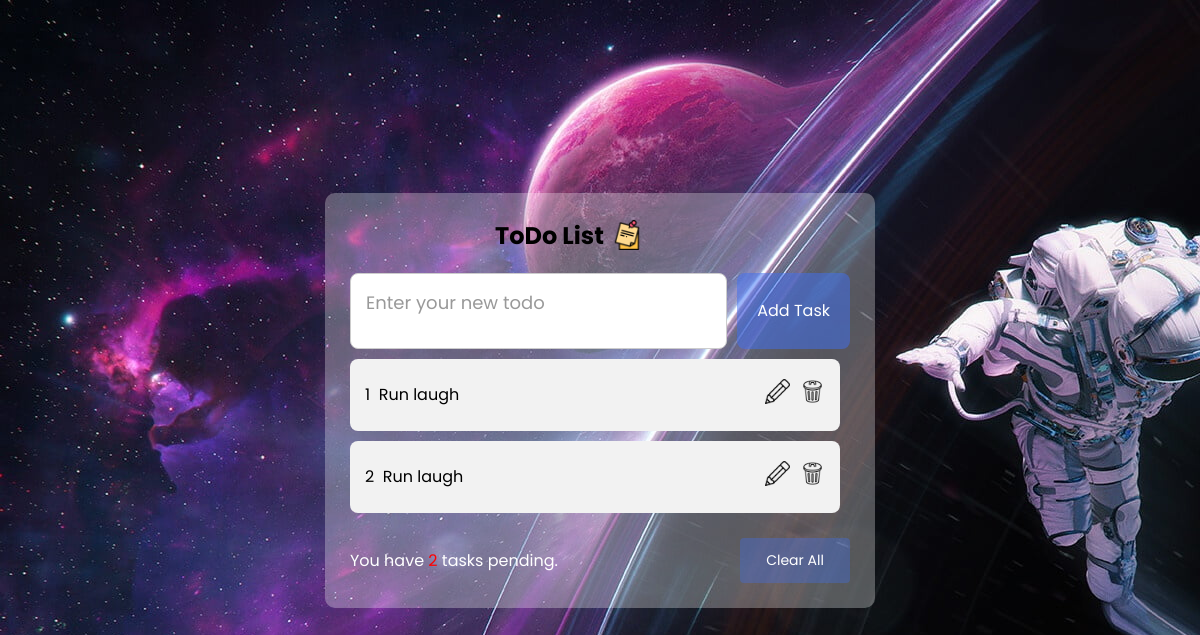
The app's page /, older data.
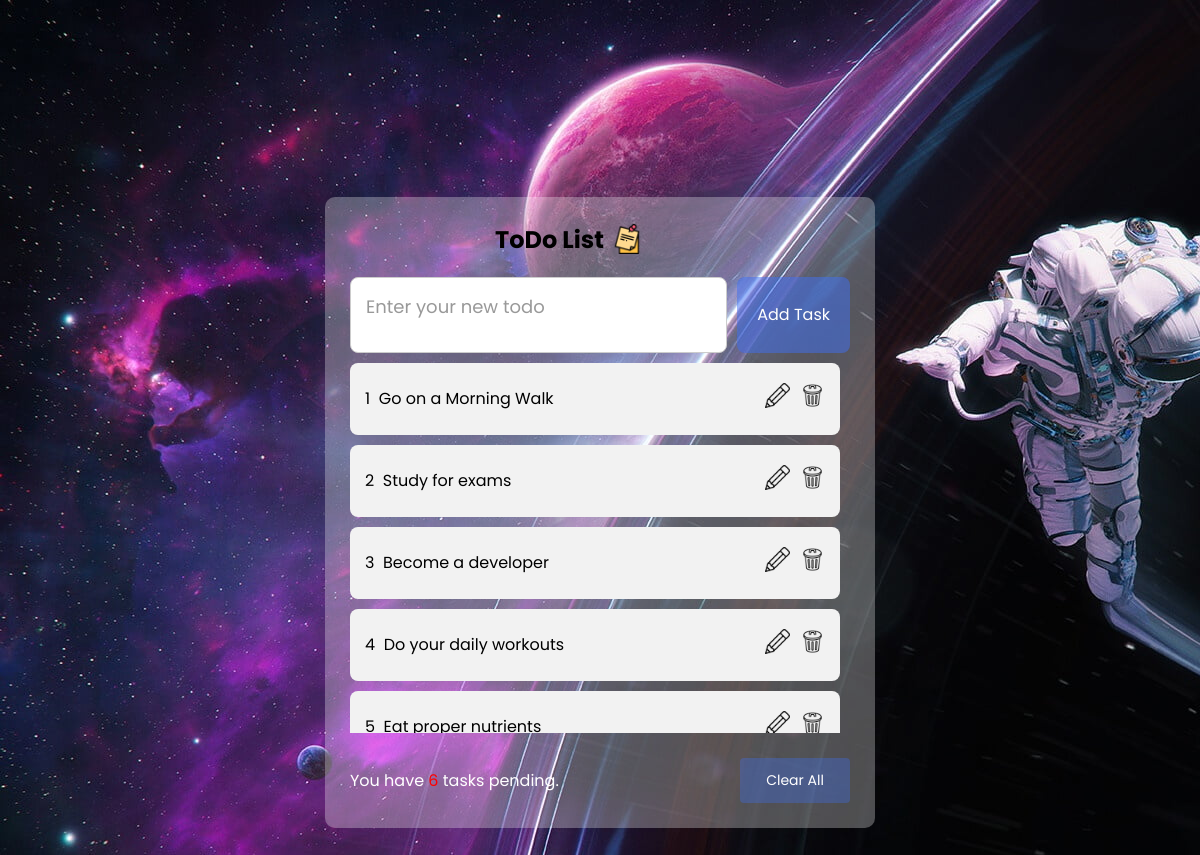
The same page, newer data.
### core/models.py (models this page shows, shortened)
class tasks(models.Model):
    taskname=models.CharField(max_length=400,verbose_name='Taskname',null=True,blank=True)

### core/views.py (the view)
# urls.py: path("",home,name='homepage'),
def home(request):
    datas=tasks.objects.all()
    context={'data':datas}
    if request.method == 'POST':
       task= request.POST.get('task')
       data=tasks.objects.create(taskname=task)
       data.save()
    return render(request,'Todolist.html',context)

### core/templates/Todolist.html (shortened to what this page needs)
{% load static %}
<!DOCTYPE html>
<html lang="en">
<head>
    <link rel="stylesheet" href="{% static 'css/Todo.css' %}">
</head>
<body>
    <form method="POST">
        <div class="container">
            <div class="todo-header">
                <h2>ToDo List</h2>
                <img src="{% static 'images/sticky-notes.png' %}" height="50px" />
            </div>
            <div class="input-field">
                <textarea placeholder="Enter your new todo" name="task" required></textarea>
                <button type="submit" class="add-task-button">Add Task</button>
            </div>
            <ul class="todoLists">
                {% for i in data %}
                    <li class="list">
                        {{forloop.counter}}
                        &nbsp; <p class="task">{{ i.taskname }}</p>
                        <div class="icons">
                            <a class="model-btn open-modal" data-target="#modal-update-{{ i.id }}"><img src="{% static 'images/editn.png' %}" alt="edit"></a>
                            <a class="delete-btn" data-target="#modal-delete-{{ i.id }}" href="#"><img src="{% static 'images/Fdelete.png' %}" alt="Delete" novalidate></a>
                        </div>
                    </li>
                {% endfor %}
            </ul>
            <div class="pending-tasks">
                <span style="color:rgb(255, 255, 255);">You have <span class="pending-num" style="color:rgb(255, 0, 0);">{{data.count}}</span> tasks pending.</span>
                <a href="{% url 'all' %}" class="clear-button">Clear All</a>
            </div>
        </div>
    </form>
</body>
</html>

### core/static/css/Todo.css (style rules this page uses)
* { margin: 0; padding: 0; font-family: "Poppins", sans-serif; box-sizing: border-box; }
body { min-height: 100vh; display: flex; align-items: center; justify-content: center; background-image: url('/static/images/min.jpg'); user-select: none; }
.container { background: #ffffff4a; padding: 25px; width: 550px; border-radius: 10px; }
.todo-header { display: flex; align-items: center; margin-bottom: 20px; margin-right: 68px; padding-left: 5px; justify-content: center; }
.todo-header > img { height: 30px; margin-left: 8px; }
.input-field { display: flex; align-items: center; }
.input-field textarea { flex: 1; height: 76px; margin-right: 10px; outline: none; font-size: 18px; font-weight: 400; border-radius: 8px; padding: 15px; border: 1px solid #ccc; resize: none; overflow: hidden; display: flex; align-items: center; box-sizing: border-box; }
.input-field textarea::placeholder { color: #999; }
.input-field button.add-task-button { height: 76px; padding: 0 20px; border: none; background-color: #4070f480; color: #ffffff; border-radius: 8px; font-size: 16px; cursor: pointer; flex-shrink: 0; display: flex; align-items: center; justify-content: center; }
.container .todoLists { max-height: 380px; overflow-y: auto; padding-right: 10px; }
.todoLists .list { display: flex; align-items: center; list-style: none; background-color: #f2f2f2; padding: 20px 15px; border-radius: 8px; margin-top: 10px; position: relative; justify-content: flex-start; max-height: 100px; }
.container .pending-tasks { display: flex; align-items: center; justify-content: space-between; margin-top: 25px; }
.pending-tasks span { color: #333; }
.pending-tasks .clear-button { padding: 12px 12px; border: none; background: #4070f456; color: #fff; font-size: 14px; border-radius: 4px; cursor: pointer; text-decoration: none; white-space: nowrap; width: 110px; text-align: center; }
.todoLists .list .task { flex: 1; overflow-x: auto; white-space: nowrap; padding-right: 50px; }
.todoLists .list .icons { display: flex; align-items: center; margin-left: auto; }
.todoLists .list a { display: inline-block; margin-left: 10px; }
.todoLists .list a img { height: 25px; width: 25px; transition: transform 0.3s; cursor: pointer; background: none; border-radius: 0; }

Row changes from the older to the newer data that the page shows:
removed tasks: taskname "Run laugh"
removed tasks: taskname "Run laugh"
added tasks: taskname "Go on a Morning Walk"
added tasks: taskname "Study for exams"
added tasks: taskname "Become a developer"
added tasks: taskname "Do your daily workouts"
added tasks: taskname "Eat proper nutrients"
Text that changed along with them:
{{ data.count }}: "2" → "6"
